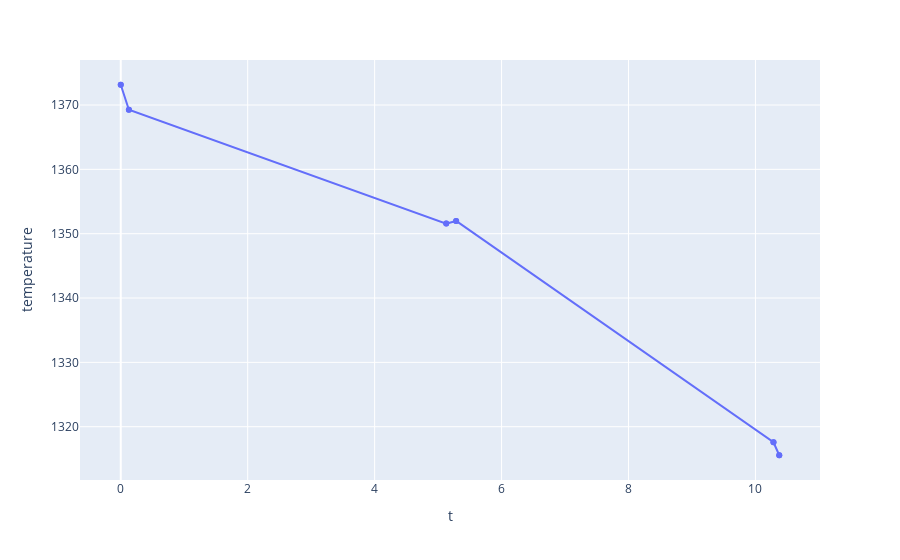

Notebook cell for this chart:
### Markdown cell above
### Temperature Evolution over Time

### Code cell
px.line(df_profiles, x="t", y="temperature", markers=True)

### Figure 1 — Plotly figure (JSON) as saved in the notebook; plotly's stock layout.template omitted (floating-point values rounded to 4 significant figures)
{"data": [{"hovertemplate": "t=%{x}<br>temperature=%{y}<extra></extra>", "legendgroup": "", "line": {"color": "#636efa", "dash": "solid"}, "marker": {"symbol": "circle"}, "mode": "lines+markers", "name": "", "orientation": "v", "showlegend": false, "type": "scatter", "x": [0.0, 0.0, 0.128, 0.128, 5.128, 5.128, 5.284, 5.284, 10.28, 10.28, 10.38, 10.38], "xaxis": "x", "y": [1373.0, 1373.0, 1369.0, 1369.0, 1352.0, 1352.0, 1352.0, 1352.0, 1318.0, 1318.0, 1316.0, 1316.0], "yaxis": "y"}], "layout": {"legend": {"tracegroupgap": 0}, "margin": {"t": 60}, "xaxis": {"anchor": "y", "domain": [0, 1], "title": {"text": "t"}}, "yaxis": {"anchor": "x", "domain": [0, 1], "title": {"text": "temperature"}}}}
